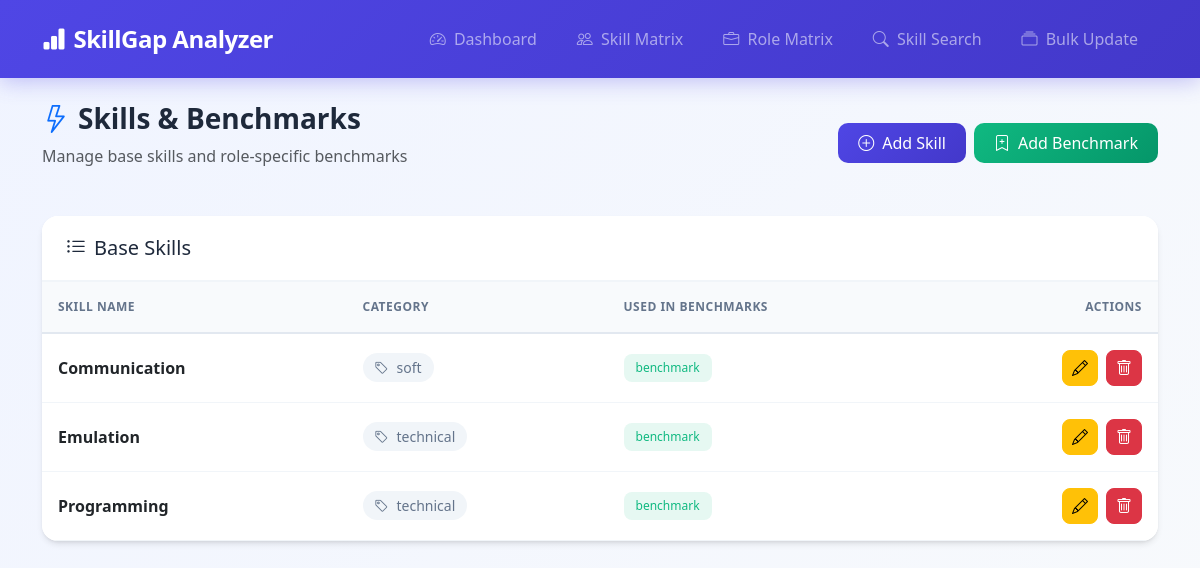
The app's page /skills/, older data.
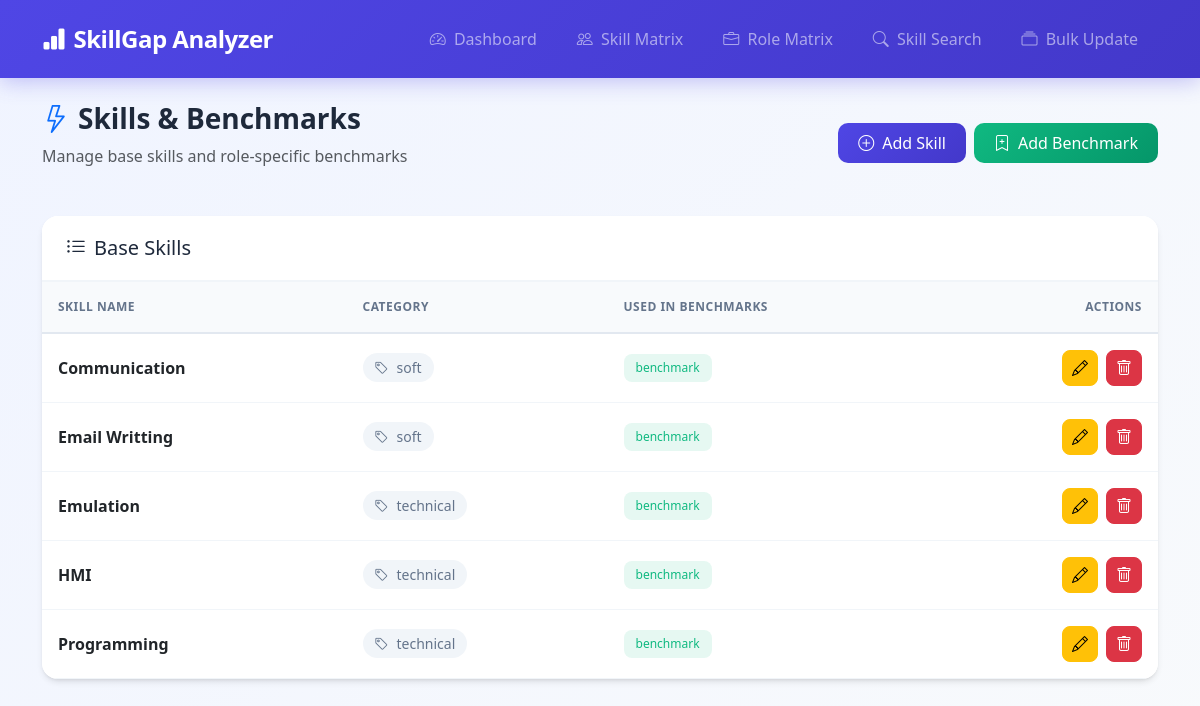
The same page, newer data.
### gap_analysis/models.py (models this page shows, shortened)
class Skill(models.Model):
    CATEGORY_CHOICES = [
        ('technical', 'Technical'),
        ('soft', 'Soft Skills'),
        ('leadership', 'Leadership'),
        ('domain', 'Domain Knowledge'),
        ('tools', 'Tools & Software'),
        ('other', 'Other'),
    ]
    name = models.CharField(max_length=100, unique=True)
    category = models.CharField(max_length=100, choices=CATEGORY_CHOICES, blank=True, null=True)
    description = models.TextField(blank=True, null=True)
    class Meta:
        ordering = ['name']

### gap_analysis/views.py (the view)
# urls.py: path('skills/', views.SkillListView.as_view(), name='skill_list'),
class SkillListView(ListView):
    model = Skill
    template_name = 'gap_analysis/skill_list.html'
    context_object_name = 'skills'
    ordering = ['name']
    paginate_by = 15

### gap_analysis/templates/gap_analysis/skill_list.html (shortened to what this page needs)
{% extends 'gap_analysis/base.html' %}
{% block content %}
<div class="animate-fade-in">
    <div class="page-header">
        <div>
            <h1 class="page-title">
                <i class="bi bi-lightning me-2 text-primary"></i>Skills & Benchmarks
            </h1>
            <p class="text-muted mt-1">Manage base skills and role-specific benchmarks</p>
        </div>
        <div class="d-flex gap-2">
            <a href="{% url 'add_skill' %}" class="btn btn-primary">
                <i class="bi bi-plus-circle me-2"></i>Add Skill
            </a>
            <a href="{% url 'add_benchmark' %}" class="btn btn-success">
                <i class="bi bi-bookmark-plus me-2"></i>Add Benchmark
            </a>
        </div>
    </div>
    <div class="card">
        <div class="card-header">
            <h5 class="mb-0"><i class="bi bi-list-ul me-2"></i>Base Skills</h5>
        </div>
        <div class="card-body p-0">
            <div class="table-responsive">
                <table class="table table-hover mb-0">
                    <thead>
                        <tr>
                            <th>Skill Name</th>
                            <th>Category</th>
                            <th>Used In Benchmarks</th>
                            <th class="text-end">Actions</th>
                        </tr>
                    </thead>
                    <tbody>
                        {% for skill in skills %}
                        <tr>
                            <td>
                                <strong>{{ skill.name }}</strong>
                            </td>
                            <td>
                                {% if skill.category %}
                                    <span class="skill-category">
                                        <i class="bi bi-tag"></i>{{ skill.category }}
                                    </span>
                                {% else %}
                                    <span class="text-muted">-</span>
                                {% endif %}
                            </td>
                            <td>
                                {% with skill.benchmark_set.count as benchmark_count %}
                                    <span class="badge" style="background: rgba(16, 185, 129, 0.1); color: #10b981;">
                                        {{ benchmark_count }} benchmark{{ benchmark_count|pluralize }}
                                    </span>
                                {% endwith %}
                            </td>
                            <td>
                                <div class="d-flex justify-content-end gap-2">
                                    <a href="{% url 'skill_update' skill.id %}" class="btn btn-warning btn-icon" title="Edit">
                                        <i class="bi bi-pencil"></i>
                                    </a>
                                    <a href="{% url 'skill_delete' skill.id %}" class="btn btn-danger btn-icon" title="Delete">
                                        <i class="bi bi-trash"></i>
                                    </a>
                                </div>
                            </td>
                        </tr>
                        {% endfor %}
                    </tbody>
                </table>
            </div>
        </div>
    </div>
</div>
{% endblock %}

Row changes from the older to the newer data that the page shows:
added Skill: name "Email Writting", category "soft"
added Skill: name "HMI", category "technical"
